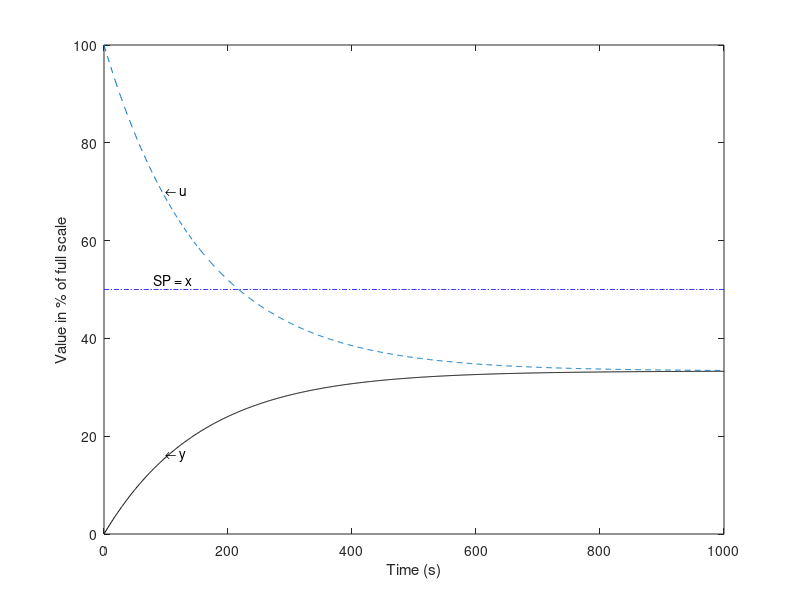

Recreate this plot in MATLAB.
% Matlab code to generate plant response using P-controller


% Generate a time vector from 0 to 1000 seconds (1-second increments)
t = 0:1000;

% Define the setpoint value (input signal) as 50% of full scale
x = 50;

% Set the proportional gain for the controller
kp = 2;

% Create the transfer function of the plant: G(s) = 1 / (470s + 1)
F = tf(1, [470 1]); 

% Define the closed-loop transfer function: Y(s) = (Kp * G(s)) / (1 + Kp * G(s)), see notes
Y = kp * F / (1 + kp * F);

% Calculate the step response of the closed-loop system, scaled by the setpoint value
y = step(x * Y, t);

% Compute the control signal (u), using the proportional term: u = Kp * (x - y)
u = kp * (x - y);

% Plot the setpoint (SP) as a blue dash-dot line
plot(t, t * 0 + x, 'b-.'); % Constant line at x (setpoint)
hold on; % Hold the current plot to overlay additional plots

% Plot the system response (y) as a solid black line
plot(t, y, 'k');

% Plot the control effort (u) as a dashed line
plot(t, u, '--');

% Annotate the control effort (u) on the plot at a specific point
text(100, 70, '\leftarrow u');

% Annotate the setpoint (SP) on the plot at a specific point
text(80, 52, 'SP = x');

% Annotate the system response (y) on the plot at a specific point
text(100, 16, '\leftarrow y');

% Label the x-axis as "Time (s)"
xlabel('Time (s)');

% Label the y-axis as "Value in % of full scale"
ylabel('Value in % of full scale');

% The resulting plot will show:
% - The setpoint (SP) as a blue dash-dot line indicating the desired target value.
% - The system response (y) as a solid black line showing how the system output evolves over time.
% - The control signal (u) as a dashed line, representing the proportional control effort.
